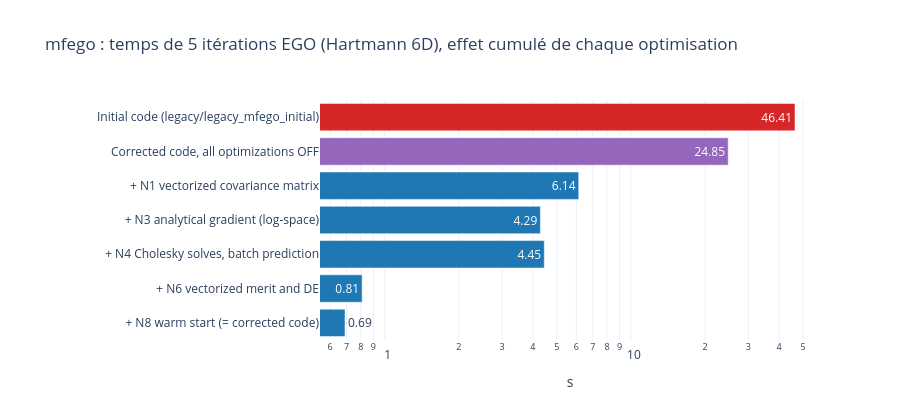

Write notebook code for a chart like this one.
### Markdown cell above
## 3. Vitesse de mfego avant / après la revue

Les temps ci-dessous viennent de `analysis/scripts/speedup_breakdown.py` (même machine) : 5 itérations EGO sur ce problème
(20 BF / 15 HF), code initial puis code corrigé avec chaque optimisation réactivée une à une (détail dans
`analysis/RAPPORT_ANALYSE.md`, §9). La dernière colonne de la table de la partie 2 donne le temps par itération des
différentes bibliothèques dans les mêmes conditions.

### Code cell
with open(ROOT / "analysis" / "results" / "speedup_breakdown.json", encoding="utf-8") as f:
    speed = json.load(f)
steps = pd.DataFrame(speed["ablation"])
steps["gain vs previous step"] = (steps["time_s"].shift(1) / steps["time_s"]).round(2)
steps["time_s"] = steps["time_s"].round(2)
display(steps)
fig = go.Figure(go.Bar(x=steps["time_s"], y=steps["step"], orientation="h", text=steps["time_s"],
                       marker={"color": ["#d62728", "#9467bd"] + ["#1f77b4"] * (len(steps) - 2)}))
fig.update_layout(title="mfego : temps de 5 itérations EGO (Hartmann 6D), effet cumulé de chaque optimisation",
                  xaxis_type="log", xaxis_title="s", yaxis={"autorange": "reversed"}, template="plotly_white",
                  height=420, margin={"l": 320})
fig

### Figure 1 — Plotly figure (JSON) as saved in the notebook; plotly's stock layout.template omitted (floating-point values rounded to 4 significant figures)
{"data": [{"marker": {"color": ["#d62728", "#9467bd", "#1f77b4", "#1f77b4", "#1f77b4", "#1f77b4", "#1f77b4"]}, "orientation": "h", "text": [46.41, 24.85, 6.14, 4.29, 4.45, 0.81, 0.69], "type": "bar", "x": [46.41, 24.85, 6.14, 4.29, 4.45, 0.81, 0.69], "y": ["Initial code (legacy/legacy_mfego_initial)", "Corrected code, all optimizations OFF", "+ N1 vectorized covariance matrix", "+ N3 analytical gradient (log-space)", "+ N4 Cholesky solves, batch prediction", "+ N6 vectorized merit and DE", "+ N8 warm start (= corrected code)"]}], "layout": {"height": 420, "margin": {"l": 320}, "title": {"text": "mfego : temps de 5 itérations EGO (Hartmann 6D), effet cumulé de chaque optimisation"}, "xaxis": {"title": {"text": "s"}, "type": "log"}, "yaxis": {"autorange": "reversed"}}}
